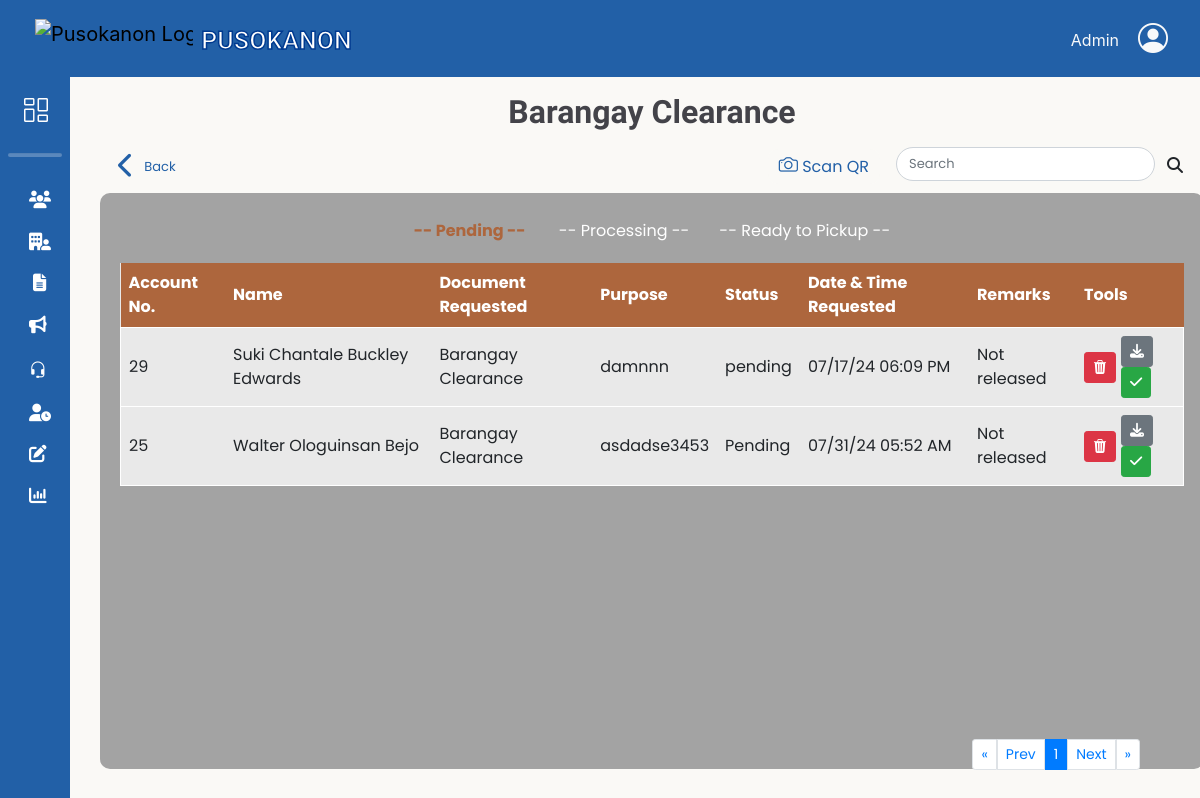
The page /adminbejo/Barangay-Clearance.php (signed in) on the database as committed earlier.
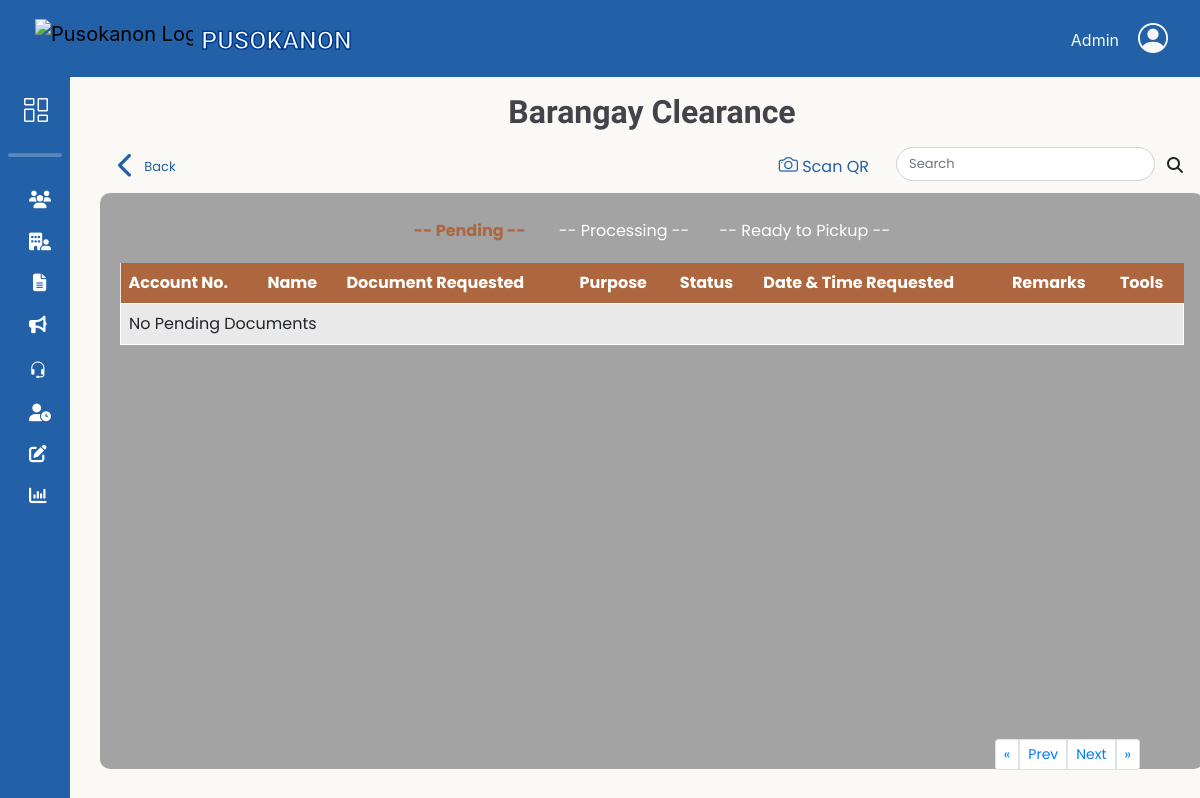
The same page on the database as committed later.
### tables this page shows
CREATE TABLE `request_doc` (
  `doc_ID` int(11) NOT NULL,
  `res_id` int(11) NOT NULL,
  `docType_id` int(11) NOT NULL,
  `purpose_id` int(11) NOT NULL,
  `purpose_name` varchar(255) DEFAULT NULL,
  `stat` varchar(50) NOT NULL DEFAULT 'Pending',
  `date_req` timestamp NOT NULL DEFAULT current_timestamp(),
  `date_processed` timestamp NULL DEFAULT current_timestamp() ON UPDATE current_timestamp(),
  `remarks` varchar(100) DEFAULT 'Not released',
  `request_id` varchar(20) NOT NULL,
  `qrCode_image` varchar(200) NOT NULL,
  `document_requirements` varchar(64) NOT NULL
);

CREATE TABLE `resident_users` (
  `res_ID` int(11) NOT NULL,
  `res_fname` varchar(50) NOT NULL,
  `res_lname` varchar(50) NOT NULL,
  `res_midname` varchar(50) NOT NULL,
  `res_suffix` varchar(10) DEFAULT NULL,
  `gender` varchar(10) NOT NULL,
  `birth_date` date NOT NULL,
  `civil_status` varchar(20) NOT NULL,
  `citizenship` varchar(30) NOT NULL,
  `place_birth` varchar(100) NOT NULL,
  `contact_no` varchar(13) NOT NULL,
  `res_email` varchar(100) NOT NULL,
  `addr_sitio` varchar(50) NOT NULL,
  `addr_purok` varchar(50) NOT NULL,
  `res_password` varchar(100) NOT NULL,
  `profile_picture` varchar(200) DEFAULT NULL,
  `registered_voter` varchar(15) NOT NULL,
  `userRole_id` int(11) NOT NULL,
  `reset_token_hash` varchar(64) DEFAULT NULL,
  `reset_token_expires_at` datetime DEFAULT NULL,
  `is_active` tinyint(1) NOT NULL DEFAULT 1
);

CREATE TABLE `doc_type` (
  `docType_id` int(11) NOT NULL,
  `doc_name` varchar(100) NOT NULL,
  `doc_amount` int(11) NOT NULL
);

### db/DBconn.php (called while the page is built, shortened)
<?php
function decryptData($data){
	return openssl_decrypt($data, 'aes-256-cbc', ENCRYPTION_KEY, 0, ENCRYPTION_KEY);
}
function fetchdocsRequest($pdo,$doctype ,$status, $limit, $offset)
{
	$sql = "SELECT
				ru.res_id, ru.res_email AS res_email, doc_ID, stat,
				CONCAT(ru.res_fname,' ', ru.res_midname,' ', ru.res_lname) AS resident_name,
				dt.doc_name AS document_name,
				rd.purpose_name AS purpose_name,
				rd.request_id,
				rd.date_req,
				rd.remarks
			FROM request_doc rd
			INNER JOIN resident_users ru ON rd.res_id = ru.res_id
			INNER JOIN doc_type dt ON rd.docType_id = dt.docType_id
			INNER JOIN docs_purpose dp ON rd.purpose_id = dp.purpose_id
			WHERE dt.doc_name = :doctype AND stat = :status
			LIMIT :limit OFFSET :offset";
	$stmt = $pdo->prepare($sql);
	$stmt->bindParam(':status', $status, PDO::PARAM_STR);
	$stmt-> bindParam(':doctype', $doctype, PDO::PARAM_STR);
	$stmt->bindParam(':limit', $limit, PDO::PARAM_INT);
	$stmt->bindParam(':offset', $offset, PDO::PARAM_INT);
	$stmt->execute();
	return $stmt->fetchAll();
}

### adminbejo/Barangay-Clearance.php (the view, shortened to what the changed rows need)
<?php
    include '../db/DBconn.php';
    include 'headerAdmin.php';
    $search = isset($_GET['search']) ? $_GET['search'] : '';
    $docType = 'Barangay Clearance';
    $stmt = $pdo->prepare("SELECT COUNT(*) FROM request_doc WHERE docType_id = (SELECT docType_id FROM doc_type WHERE doc_name = :docType) AND stat = 'Pending'");
    $stmt->bindParam(':docType', $docType, PDO::PARAM_STR);
    $stmt->execute();
    $number_of_pending_results = $stmt->fetchColumn();
    $stmt = $pdo->prepare("SELECT COUNT(*) FROM request_doc WHERE docType_id = (SELECT docType_id FROM doc_type WHERE doc_name = :docType) AND stat = 'Processing'");
    $stmt->bindParam(':docType', $docType, PDO::PARAM_STR);
    $stmt->execute();
    $number_of_processing_results = $stmt->fetchColumn();
    $stmt = $pdo->prepare("SELECT COUNT(*) FROM request_doc WHERE docType_id = (SELECT docType_id FROM doc_type WHERE doc_name = :docType) AND stat = 'Ready to pickup'");
    $stmt->bindParam(':docType', $docType, PDO::PARAM_STR);
    $stmt->execute();
    $number_of_completed_results = $stmt->fetchColumn();
    $results_per_page = 5;
    $number_of_pending_pages = ceil($number_of_pending_results / $results_per_page);
    $number_of_processing_pages = ceil($number_of_processing_results / $results_per_page);
    $number_of_completed_pages = ceil($number_of_completed_results / $results_per_page);
    $pending_page = isset($_GET['pending_page']) ? (int)$_GET['pending_page'] : 1;
    $processing_page = isset($_GET['processing_page']) ? (int)$_GET['processing_page'] : 1;
    $completed_page = isset($_GET['completed_page']) ? (int)$_GET['completed_page'] : 1;
    $pending_page = max(1, min($pending_page, $number_of_pending_pages));
    $processing_page = max(1, min($processing_page, $number_of_processing_pages));
    $completed_page = max(1, min($completed_page, $number_of_completed_pages));
    $pending_offset = ($pending_page - 1) * $results_per_page;
    $processing_offset = ($processing_page - 1) * $results_per_page;
    $completed_offset = ($completed_page - 1) * $results_per_page;
    if($search != null) {
        $pending = fetchdocsRequestSearch($pdo, $docType,'Pending', $results_per_page, $pending_offset, $search);
        $Processing = fetchdocsRequestSearch($pdo, $docType,'Processing', $results_per_page, $processing_offset, $search);
        $completed = fetchdocsRequestSearch($pdo, $docType,'Ready to pickup', $results_per_page, $completed_offset, $search);
    } else {
        $pending = fetchdocsRequest($pdo, $docType,'Pending', $results_per_page, $pending_offset);
    }
?>
<link rel="stylesheet" href="css/slidingtableResidency.css">
<main>
    <div class="row">
        <div class="col-12 pt-3 d-flex justify-content-center">
            <h1 class="title"><?php echo $docType; ?></h1>
        </div>
    </div>
    <div id="searchresult" class="table-content" style="min-width: 92vw; width: 92vw; max-width: 95vw;">
        <div id="originalTable">
            <div id="table1Container">
                <table id="table1">
                    <thead>
                        <tr>
                            <th>Account No.</th>
                            <th>Name</th>
                            <th>Document Requested</th>
                            <th>Purpose</th>
                            <th>Status</th>
                            <th>Date & Time Requested</th>
                            <th>Remarks</th>
                            <th>Tools</th>
                        </tr>
                    </thead>
                    <tbody>
                        <?php if (empty($pending)): ?>
                            <tr><td colspan="8">No Pending Documents</td></tr>
                        <?php else: ?>
                            <?php foreach ($pending as $pendings): ?>
                                <tr>
                                <?php $dataDecrypt = decryptData($pendings['res_email']); ?>
                                    <td><?= htmlspecialchars($pendings['res_id']); ?></td>
                                    <td><?= htmlspecialchars($pendings['resident_name']); ?></td>
                                    <td><?= htmlspecialchars($pendings['document_name']); ?></td>
                                    <td><?= htmlspecialchars($pendings['purpose_name']); ?></td>
                                    <td><?= htmlspecialchars($pendings['stat']); ?></td>
                                    <td><?= date('m/d/y h:i A', strtotime($pendings['date_req'])); ?></td>
                                    <td><?= htmlspecialchars($pendings['remarks']); ?></td>
                                    <td>
                                        <div class="inline-tools">
                                            <div title="Delete" class="btn btn-danger btn-sm btn-1" onclick="trashCancelDocument('<?= htmlspecialchars($pendings['doc_ID']); ?>', '<?= htmlspecialchars($pendings['request_id']); ?>')">
                                                <i class="bi bi-trash3-fill"></i>
                                            </div>
                                            <form class="status-form" action="../db/updateStatus.php" method="POST">
                                                <button title="Dowload" type="submit" name="status" value="Processing" class="btn btn-sm <?= $pendings['stat'] == 'Processing' ? 'btn-secondary' : 'btn-secondary'; ?>"><i class="fa-solid fa-download"></i></button>
                                                <button title="Approve" type="button" class="btn btn-sm <?= $pendings['stat'] == 'Ready to pickup' ? 'btn-success' : 'btn-success'; ?>" onclick="showSweetAlert('<?= htmlspecialchars($dataDecrypt); ?>', '<?= htmlspecialchars($pendings['resident_name']); ?>', '<?= htmlspecialchars($pendings['document_name']); ?>','<?= htmlspecialchars($pendings['doc_ID']); ?>', '<?= htmlspecialchars($pendings['res_id']); ?>')"><i class="fa-solid fa-check"></i></button>
                                            </form>
                                        </div>
                                    </td>
                                </tr>
                            <?php endforeach; ?>
                        <?php endif; ?>
                    </tbody>
                </table>
                <nav id="pendingPagination" aria-label="Pending Page navigation">
                    <ul class="pagination pagination-sm ">
                        <?php for ($i = max(1, $pending_page - 2); $i <= min($number_of_pending_pages, $pending_page + 2); $i++): ?>
                            <li class="page-item <?= ($i == $pending_page) ? 'active' : '' ?>">
                                <a class="page-link" href="?pending_page=<?= $i ?>"><?= $i ?></a>
                            </li>
                        <?php endfor; ?>
                    </ul>
                </nav>
            </div>
        </div>
    </div>
</main>
<?php include 'footerAdmin.php';?>

Rows that differ between the two databases and show on the page:
no longer on this page (row edited): request_doc: resident_users.res_ID "29", resident_name "Suki Chantale Buckley Edwards", docType.doc_name "Barangay Clearance", purpose_name "damnnn", stat "pending", date_req "07/17/24 06:09 PM", remarks "Not released"
removed request_doc: resident_users.res_ID "25", resident_name "Walter Ologuinsan Bejo", docType.doc_name "Barangay Clearance", purpose_name "asdadse3453", stat "Pending", date_req "07/31/24 05:52 AM", remarks "Not released"
Other text that changed with them:
text now shown: "No Pending Documents"
list line gone: "1"
